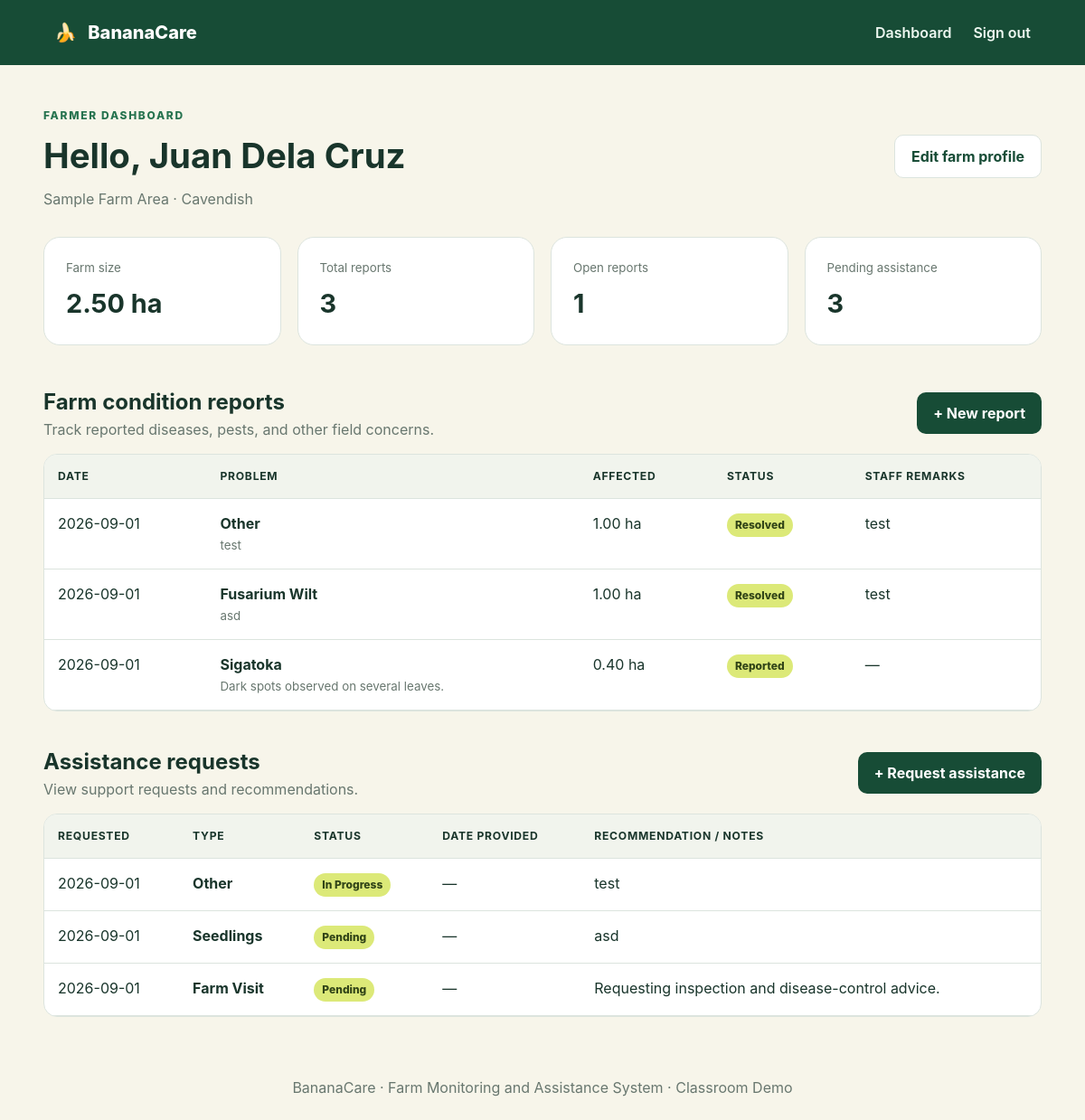
The page /farmer/dashboard (signed in) on the database its author committed.
### bananacare/models.py (models this page shows)
class FarmerProfile(db.Model):
    id = db.Column(db.Integer, primary_key=True)
    user_id = db.Column(db.Integer, db.ForeignKey("user.id"), unique=True, nullable=False)
    full_name = db.Column(db.String(100), nullable=False)
    contact_number = db.Column(db.String(20), nullable=False)
    location = db.Column(db.String(150), nullable=False)
    farm_size = db.Column(db.Numeric(10, 2), nullable=False)
    banana_variety = db.Column(db.String(80), nullable=False)
    planting_date = db.Column(db.Date, nullable=True)
    estimated_production = db.Column(db.Numeric(10, 2), nullable=True)
    reports = db.relationship(
        "DiseaseReport", backref="farmer", cascade="all, delete-orphan"
    )
    assistance_requests = db.relationship(
        "Assistance", backref="farmer", cascade="all, delete-orphan"
    )

class DiseaseReport(db.Model):
    id = db.Column(db.Integer, primary_key=True)
    farmer_id = db.Column(db.Integer, db.ForeignKey("farmer_profile.id"), nullable=False)
    date_reported = db.Column(db.Date, default=date.today, nullable=False)
    problem_type = db.Column(db.String(60), nullable=False)
    affected_area = db.Column(db.Numeric(10, 2), nullable=False)
    description = db.Column(db.Text, nullable=False)
    status = db.Column(db.String(30), default=REPORT_STATUSES[0], nullable=False)
    remarks = db.Column(db.Text, default="")

class Assistance(db.Model):
    id = db.Column(db.Integer, primary_key=True)
    farmer_id = db.Column(db.Integer, db.ForeignKey("farmer_profile.id"), nullable=False)
    assistance_type = db.Column(db.String(80), nullable=False)
    date_requested = db.Column(db.Date, default=date.today, nullable=False)
    date_provided = db.Column(db.Date, nullable=True)
    status = db.Column(db.String(30), default=ASSISTANCE_STATUSES[0], nullable=False)
    recommendation = db.Column(db.Text, default="")

### bananacare/main.py (the view)
@main_bp.route("/farmer/dashboard")
@role_required(FARMER_ROLE)
def farmer_dashboard():
    profile = current_user.profile
    reports = (
        DiseaseReport.query.filter_by(farmer_id=profile.id)
        .order_by(DiseaseReport.id.desc())
        .all()
    )
    assistance_records = (
        Assistance.query.filter_by(farmer_id=profile.id)
        .order_by(Assistance.id.desc())
        .all()
    )
    return render_template(
        "farmer_dashboard.html",
        profile=profile,
        reports=reports,
        requests=assistance_records,
    )

### bananacare/main.py (called while the page is built)
def role_required(role):
    def decorator(view):
        @wraps(view)
        @login_required
        def wrapped(*args, **kwargs):
            if current_user.role != role:
                abort(403)
            return view(*args, **kwargs)
        return wrapped
    return decorator

### bananacare/templates/farmer_dashboard.html (shortened to what this page needs)
{% extends "base.html" %}
{% block content %}
<div class="page-head"><div><span class="eyebrow">Farmer dashboard</span><h1>Hello, {{ profile.full_name }}</h1><p>{{ profile.location }} · {{ profile.banana_variety }}</p></div><a class="btn secondary" href="{{ url_for('main.farmer_profile') }}">Edit farm profile</a></div>
<section class="stats">
  <article><small>Farm size</small><strong>{{ profile.farm_size }} ha</strong></article>
  <article><small>Total reports</small><strong>{{ reports|length }}</strong></article>
  <article><small>Open reports</small><strong>{{ reports|rejectattr('status','equalto','Resolved')|list|length }}</strong></article>
  <article><small>Pending assistance</small><strong>{{ requests|rejectattr('status','equalto','Completed')|list|length }}</strong></article>
</section>
<div class="section-head"><div><h2>Farm condition reports</h2><p>Track reported diseases, pests, and other field concerns.</p></div><a class="btn primary" href="{{ url_for('main.new_report') }}">+ New report</a></div>
<div class="table-wrap"><table><thead><tr><th>Date</th><th>Problem</th><th>Affected</th><th>Status</th><th>Staff remarks</th></tr></thead><tbody>
{% for report in reports %}<tr><td>{{ report.date_reported }}</td><td><strong>{{ report.problem_type }}</strong><small>{{ report.description }}</small></td><td>{{ report.affected_area }} ha</td><td><span class="badge">{{ report.status }}</span></td><td>{{ report.remarks or '—' }}</td></tr>{% else %}<tr><td colspan="5" class="empty">No reports yet.</td></tr>{% endfor %}
</tbody></table></div>
<div class="section-head"><div><h2>Assistance requests</h2><p>View support requests and recommendations.</p></div><a class="btn primary" href="{{ url_for('main.new_assistance') }}">+ Request assistance</a></div>
<div class="table-wrap"><table><thead><tr><th>Requested</th><th>Type</th><th>Status</th><th>Date provided</th><th>Recommendation / Notes</th></tr></thead><tbody>
{% for item in requests %}<tr><td>{{ item.date_requested }}</td><td><strong>{{ item.assistance_type }}</strong></td><td><span class="badge">{{ item.status }}</span></td><td>{{ item.date_provided or '—' }}</td><td>{{ item.recommendation or '—' }}</td></tr>{% else %}<tr><td colspan="5" class="empty">No assistance requests yet.</td></tr>{% endfor %}
</tbody></table></div>
{% endblock %}

### bananacare/templates/base.html (shortened to what this page needs)
<!doctype html>
<html lang="en">
<head>
  <link rel="stylesheet" href="{{ url_for('static', filename='style.css') }}">
</head>
<body>
  <header class="topbar">
    <a class="brand" href="{{ url_for('main.index') }}"><span>🍌</span> BananaCare</a>
    <nav>
      {% if current_user.is_authenticated %}
        <a href="{{ url_for('main.dashboard') }}">Dashboard</a>
        <a href="{{ url_for('auth.logout') }}">Sign out</a>
      {% else %}
        <a href="{{ url_for('auth.farmer_login') }}">Farmer</a>
        <a href="{{ url_for('auth.admin_login') }}">Admin</a>
      {% endif %}
    </nav>
  </header>
  <main class="container">
    {% block content %}{% endblock %}
  </main>
  <footer>BananaCare · Farm Monitoring and Assistance System · Classroom Demo</footer>
</body>
</html>

### bananacare/static/style.css (style rules this page uses)
:root { --green:#174c36;--green2:#26734f;--lime:#dce978;--yellow:#f5c84c;--cream:#f7f5ea;--ink:#19352b;--muted:#68776f;--line:#dce4de;--white:#fff;--danger:#a63b35 }
* { box-sizing:border-box }
body { margin:0;background:var(--cream);color:var(--ink);font-family:Inter,Segoe UI,Arial,sans-serif;line-height:1.5 }
.topbar { height:72px;padding:0 max(5vw,24px);display:flex;align-items:center;justify-content:space-between;background:var(--green);color:#fff }
.brand { font-size:1.25rem;font-weight:800;color:#fff;text-decoration:none }
.brand span { margin-right:8px }
.topbar nav { display:flex;gap:24px }
.topbar nav a { color:#eef8f1;text-decoration:none;font-weight:600 }
.container { width:min(1160px,92vw);margin:0 auto;min-height:calc(100vh - 140px);padding:42px 0 }
footer { text-align:center;color:var(--muted);padding:24px }
.eyebrow { text-transform:uppercase;letter-spacing:.14em;color:var(--green2);font-size:.75rem;font-weight:800 }
.btn { display:inline-block;border:0;border-radius:10px;padding:11px 18px;text-decoration:none;font:inherit;font-weight:750;cursor:pointer }
.primary { background:var(--green);color:#fff }
.secondary { background:#fff;color:var(--green);border:1px solid var(--line) }
.feature-grid,.stats,.admin-grid { display:grid;grid-template-columns:repeat(3,1fr);gap:18px }
.feature-grid article,.stats article { background:#fff;border:1px solid var(--line);border-radius:18px;padding:24px }
.switch a,a { color:var(--green2) }
.page-head,.section-head,.card-title { display:flex;align-items:center;justify-content:space-between;gap:20px }
.page-head { margin-bottom:30px }
.page-head h1 { font-size:2.4rem;margin:6px 0 }
.page-head p,.section-head p { color:var(--muted);margin:0 }
.stats { grid-template-columns:repeat(4,1fr);margin-bottom:45px }
.stats small,.compact small { display:block;color:var(--muted) }
.stats strong { display:block;font-size:1.8rem;margin-top:7px }
.section-head { margin:38px 0 15px }
.section-head h2 { margin:0 }
.table-wrap { overflow-x:auto;background:#fff;border:1px solid var(--line);border-radius:15px }
table { width:100%;border-collapse:collapse }
th,td { text-align:left;padding:15px;border-bottom:1px solid var(--line);vertical-align:top }
th { background:#f1f4ed;font-size:.76rem;text-transform:uppercase;letter-spacing:.06em }
td small { display:block;color:var(--muted);margin-top:3px }
.badge { display:inline-block;background:var(--lime);color:#314417;padding:4px 9px;border-radius:999px;font-size:.75rem;font-weight:800;white-space:nowrap }

### rows shown on the page
FarmerProfile: full_name "Juan Dela Cruz", location "Sample Farm Area", banana_variety "Cavendish", farm_size "2.50"
DiseaseReport: date_reported "2026-09-01", problem_type "Other", description "test", affected_area "1.00", status "Resolved", remarks "test"
DiseaseReport: date_reported "2026-09-01", problem_type "Fusarium Wilt", description "asd", affected_area "1.00", status "Resolved", remarks "test"
DiseaseReport: date_reported "2026-09-01", problem_type "Sigatoka", description "Dark spots observed on several leaves.", affected_area "0.40", status "Reported", remarks "—"
Assistance: date_requested "2026-09-01", assistance_type "Other", status "In Progress", date_provided "—", recommendation "test"
Assistance: date_requested "2026-09-01", assistance_type "Seedlings", status "Pending", date_provided "—", recommendation "asd"
Assistance: date_requested "2026-09-01", assistance_type "Farm Visit", status "Pending", date_provided "—", recommendation "Requesting inspection and disease-control advice."

### other values the page prints
{{ reports|length }} "3"
{{ reports|rejectattr('status','equalto','Resolved')|list|length }} "1"
{{ requests|rejectattr('status','equalto','Completed')|list|length }} "3"
